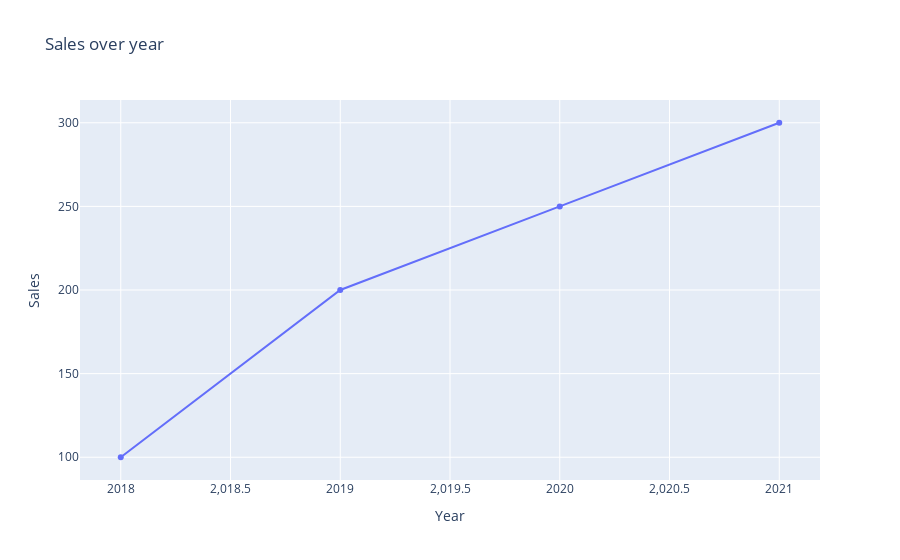

Write notebook code for a chart like this one.
### Code cell
fig.update_layout(
    title = "Sales over year",
    xaxis_title="Year",
    yaxis_title="Sales"
)
fig.show()

### Figure 1 — Plotly figure (JSON) as saved in the notebook; plotly's stock layout.template omitted (floating-point values rounded to 4 significant figures)
{"data": [{"type": "scatter", "x": [2018, 2019, 2020, 2021], "y": [100, 200, 250, 300]}], "layout": {"title": {"text": "Sales over year"}, "xaxis": {"title": {"text": "Year"}}, "yaxis": {"title": {"text": "Sales"}}}}
